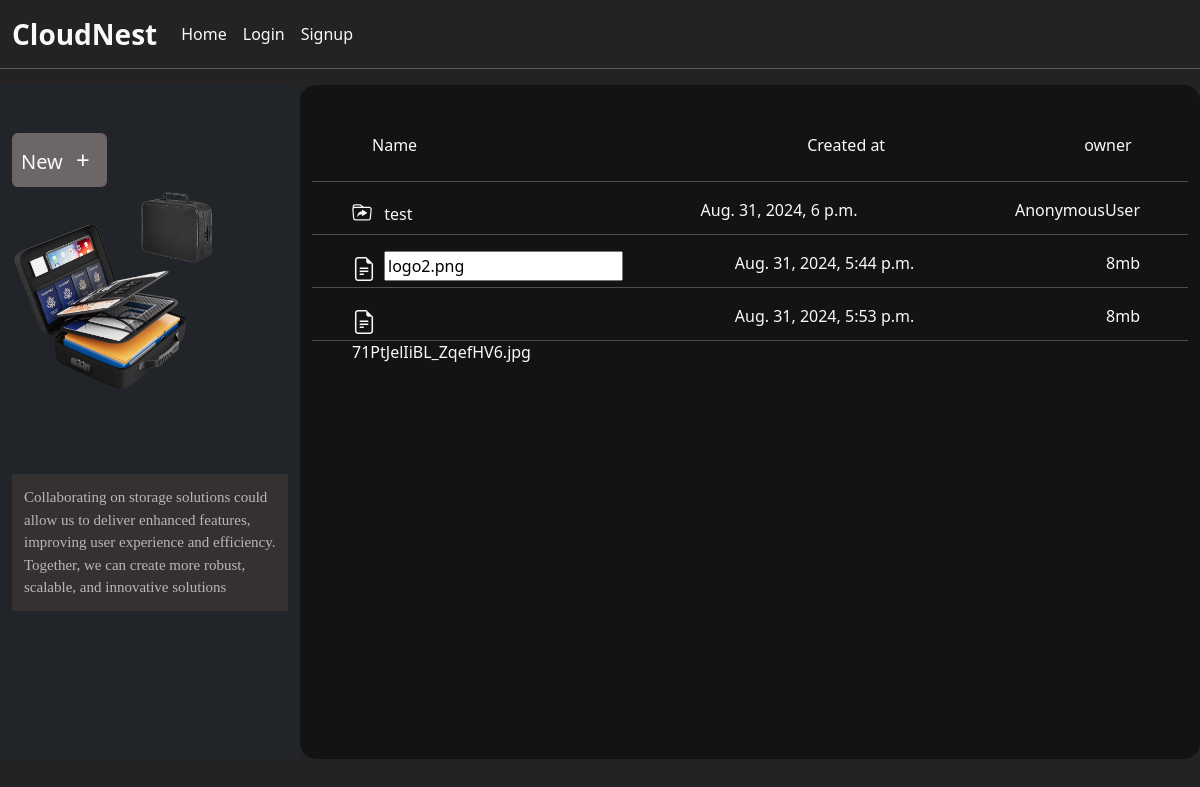
The page /cloudNest/renameInnerFile/10/25/ on the database its author committed.
### drive/models.py (models this page shows, shortened)
class InnerFolder(models.Model):
    folderName= models.CharField(max_length=50,default='Folder')
    parentFolder = models.ForeignKey(Folder,on_delete=models.CASCADE)
    created_at = models.DateTimeField(auto_now_add=True)

class InnerFile(models.Model):
    file = models.FileField(upload_to='',null=False)
    fileUser = models.ForeignKey(Folder,on_delete=models.CASCADE )
    created_at = models.DateTimeField(auto_now_add=True )

### drive/views.py (the view, shortened to what this page needs)
# urls.py: path('cloudNest/renameInnerFile/<int:parentFOlderiD>/<int:renamefile_Id>/',renameInnerFile,name='renameInnerFile'),
def renameInnerFile(request,parentFOlderiD,renamefile_Id):
    parentfolder = Folder.objects.get(id=parentFOlderiD)
    innerFolder = InnerFolder.objects.filter(parentFolder=parentFOlderiD).order_by('-id')
    innerFile = InnerFile.objects.filter(fileUser = parentfolder)
    folder_instance = get_object_or_404(InnerFile, id=renamefile_Id)
    context = {
        'innerFolder':innerFolder,
        'folderId':parentFOlderiD,
        'innerFile':innerFile,
        'renaming_file_id': renamefile_Id
    }
    return render(request,'renameInnerFile.html',context)

### drive/templates/renameInnerFile.html (shortened to what this page needs)
{% extends 'index.html' %}
{% block content %}
  <div class=" d-flex h-100vh">
    {% include 'leftContainer.html' %}
    <div class="container w-75 float-end position-relative me-0 pb-3 right-side-container" style="height:auto;padding-bottom: 23px;">
      <div class="container d-flex justify-content-between w-75 ms-5 mt-5 pb-2 sticky-top  text-light">
        <div class="name w-50">Name</div>
        <div class="owner w-25">Created at</div>
        <div class="file_size " style="margin-right: -20%;">owner</div>
      </div>
      <div class="list-group overflow-y-scroll  p-0" style="height:72.3vh;">
        {% if innerFolder %}
        {% for folder in innerFolder %}
        <hr class="text-light">
        <div href="{% url 'subFile' folderId %}"
          class="context_items  text-decoration-none text-light d-flex justify-content-between ps-4 pe-4 pt-0 position-relative"
          style="height: 20px;">
          <div class="folder_name w-25 ps-3"><i class="bi bi-folder-symlink pe-2 fs-5"></i>
            {{ folder.folderName }}
          </div>
          <div class="folder_name">{{folder.created_at}}</div>
          <div class="folder_name pe-4">{{request.user}}</div>
        </div>
        {% endfor %}
        {% endif %}
        {% if innerFile %}
        {% for file in innerFile %}
        <hr class="text-light">
        <div href=""
          class=" position-relative text-decoration-none text-light d-flex justify-content-between ps-4 pe-4 pt-0"
          style="height: 20px;">
          <div class="folder_name w-25 ps-3"><i class="bi bi-file-earmark-text fs-4 pe-2"></i>
            {% if file.id == renaming_file_id %}
            <form action="{% url 'renameInnerFile' folderId file.id %}" method="POST" id="renameInnerfile">
              <input type="text" name="renameFile" id="renameFile" value="{{ file.file }}" class="renameinnerfile">
            </form>
            {% else %}
            {{ file.file }}
            {% endif %}
          </div>
          <div class="folder_name">{{file.created_at}}</div>
          <div class="folder_name pe-4">8mb</div>
        </div>
        {% endfor %}
        {% endif %}
        <hr class="text-light">
      </div>
    </div>
  </div>
  {% endblock content %}

### static/CSS/style.css (style rules this page uses)
#renameInnerfile { position: absolute; top:0rem; padding-left:2rem; }
.right-side-container { background-color: #141313; border-radius: 1rem; }
body { background-color: #242222 !important; }

### rows shown on the page
InnerFolder: folderName "test", created_at "Aug. 31, 2024, 6 p.m.", user "AnonymousUser"
InnerFile: renameFile "logo2.png", created_at "Aug. 31, 2024, 5:44 p.m."
InnerFile: file "71PtJelIiBL_ZqefHV6.jpg", created_at "Aug. 31, 2024, 5:53 p.m."
